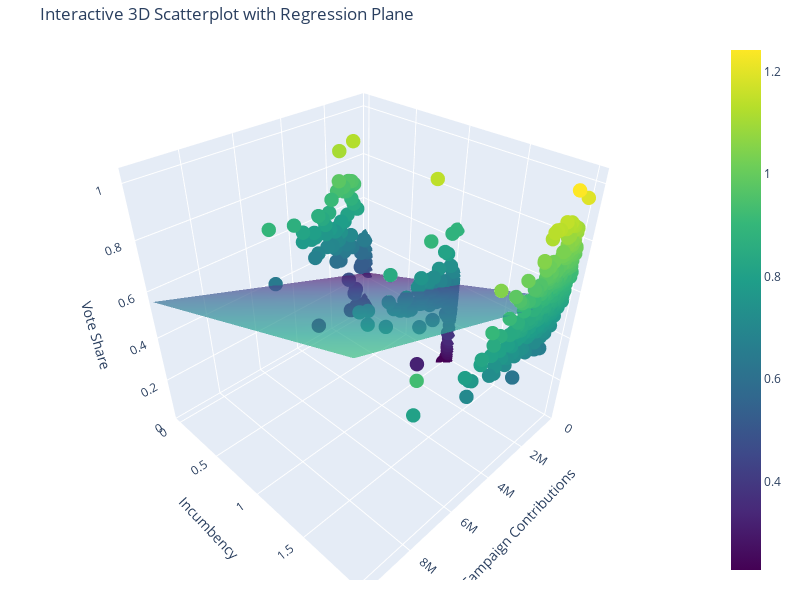

Notebook code cell kept with this figure:
### Markdown cell above
#### Multiple Linear Regression

### Code cell
import plotly.graph_objects as go
import numpy as np
import pandas as pd
import statsmodels.api as sm

inc_map = {'Open':0,'Challenger':1, 'Incumbent':2}

X = house[['tot_rec', 'inc']].copy(deep=True)  
X['inc'] = X['inc'].map(inc_map)  
X = sm.add_constant(X)  
y = house['vote_share']

model = sm.OLS(y, X).fit()

tot_rec_range = np.linspace(X['tot_rec'].min(), X['tot_rec'].max(), 100)
inc_range = np.linspace(X['inc'].min(), X['inc'].max(), 100)
tot_rec_grid, inc_grid = np.meshgrid(tot_rec_range, inc_range)

X_new = pd.DataFrame({'const': 1, 'tot_rec': tot_rec_grid.ravel(), 'inc': inc_grid.ravel()})
vote_share_pred = model.predict(X_new).values.reshape(tot_rec_grid.shape)

scatter_data = pd.DataFrame({'tot_rec': X['tot_rec'], 'inc': X['inc'], 'vote_share': y})

fig = go.Figure()

fig.add_trace(go.Scatter3d(
    x=scatter_data['tot_rec'],
    y=scatter_data['inc'],
    z=scatter_data['vote_share'],
    mode='markers',
    marker=dict(size=5, color=scatter_data['vote_share'], colorscale='Viridis'),
    name='Data Points'
))

fig.add_trace(go.Surface(x=tot_rec_range, y=inc_range, z=vote_share_pred, colorscale='Viridis', opacity=0.7, name='Regression Plane'))

fig.update_layout(
    title="Interactive 3D Scatterplot with Regression Plane",
    scene=dict(
        xaxis_title='Campaign Contributions',
        yaxis_title='Incumbency',
        zaxis_title='Vote Share',
        xaxis=dict(range=[0, 10000000]), # Exclude 3 outliers above $10,000,000 for legibility
        zaxis=dict(range=[0,1.05])
    ),
    margin=dict(l=20, r=20, t=40, b=20),
    width=800,
    height=600
)

fig.show()

### Figure 1 — Plotly figure (JSON) as saved in the notebook; plotly's stock layout.template omitted (floating-point values rounded to 4 significant figures; data arrays with more than 128 entries replaced by an {"elided": "..."} marker saying what was removed)
{"data": [{"marker": {"color": {"elided": "763 float values"}, "colorscale": [[0, "#440154"], [0.1111, "#482878"], [0.2222, "#3e4989"], [0.3333, "#31688e"], [0.4444, "#26828e"], [0.5556, "#1f9e89"], [0.6667, "#35b779"], [0.7778, "#6ece58"], [0.8889, "#b5de2b"], [1, "#fde725"]], "size": 5}, "mode": "markers", "name": "Data Points", "type": "scatter3d", "x": {"elided": "763 float values"}, "y": {"elided": "763 int values"}, "z": {"elided": "763 float values"}}, {"colorscale": [[0, "#440154"], [0.1111, "#482878"], [0.2222, "#3e4989"], [0.3333, "#31688e"], [0.4444, "#26828e"], [0.5556, "#1f9e89"], [0.6667, "#35b779"], [0.7778, "#6ece58"], [0.8889, "#b5de2b"], [1, "#fde725"]], "name": "Regression Plane", "opacity": 0.7, "type": "surface", "x": [0, 200500.0, 401100.0, 601600.0, 802100.0, 1003000.0, 1203000.0, 1404000.0, 1604000.0, 1805000.0, 2005000.0, 2206000.0, 2406000.0, 2607000.0, 2807000.0, 3008000.0, 3208000.0, 3409000.0, 3609000.0, 3810000.0, 4011000.0, 4211000.0, 4412000.0, 4612000.0, 4813000.0, 5013000.0, 5214000.0, 5414000.0, 5615000.0, 5815000.0, 6016000.0, 6216000.0, 6417000.0, 6617000.0, 6818000.0, 7018000.0, 7219000.0, 7420000.0, 7620000.0, 7821000.0, 8021000.0, 8222000.0, 8422000.0, 8623000.0, 8823000.0, 9024000.0, 9224000.0, 9425000.0, 9625000.0, 9826000.0, 10030000.0, 10230000.0, 10430000.0, 10630000.0, 10830000.0, 11030000.0, 11230000.0, 11430000.0, 11630000.0, 11830000.0, 12030000.0, 12230000.0, 12430000.0, 12630000.0, 12830000.0, 13030000.0, 13230000.0, 13440000.0, 13640000.0, 13840000.0, 14040000.0, 14240000.0, 14440000.0, 14640000.0, 14840000.0, 15040000.0, 15240000.0, 15440000.0, 15640000.0, 15840000.0, 16040000.0, 16240000.0, 16440000.0, 16640000.0, 16840000.0, 17040000.0, 17250000.0, 17450000.0, 17650000.0, 17850000.0, 18050000.0, 18250000.0, 18450000.0, 18650000.0, 18850000.0, 19050000.0, 19250000.0, 19450000.0, 19650000.0, 19850000.0], "y": [0, 0.0202, 0.0404, 0.06061, 0.08081, 0.101, 0.1212, 0.1414, 0.1616, 0.1818, 0.202, 0.2222, 0.2424, 0.2626, 0.2828, 0.303, 0.3232, 0.3434, 0.3636, 0.3838, 0.404, 0.4242, 0.4444, 0.4646, 0.4848, 0.5051, 0.5253, 0.5455, 0.5657, 0.5859, 0.6061, 0.6263, 0.6465, 0.6667, 0.6869, 0.7071, 0.7273, 0.7475, 0.7677, 0.7879, 0.8081, 0.8283, 0.8485, 0.8687, 0.8889, 0.9091, 0.9293, 0.9495, 0.9697, 0.9899, 1.01, 1.03, 1.051, 1.071, 1.091, 1.111, 1.131, 1.152, 1.172, 1.192, 1.212, 1.232, 1.253, 1.273, 1.293, 1.313, 1.333, 1.354, 1.374, 1.394, 1.414, 1.434, 1.455, 1.475, 1.495, 1.515, 1.535, 1.556, 1.576, 1.596, 1.616, 1.636, 1.657, 1.677, 1.697, 1.717, 1.737, 1.758, 1.778, 1.798, 1.818, 1.838, 1.859, 1.879, 1.899, 1.919, 1.939, 1.96, 1.98, 2], "z": {"elided": "100x100 float values"}}], "layout": {"height": 600, "margin": {"b": 20, "l": 20, "r": 20, "t": 40}, "scene": {"xaxis": {"range": [0, 10000000], "title": {"text": "Campaign Contributions"}}, "yaxis": {"title": {"text": "Incumbency"}}, "zaxis": {"range": [0, 1.05], "title": {"text": "Vote Share"}}}, "title": {"text": "Interactive 3D Scatterplot with Regression Plane"}, "width": 800}}
